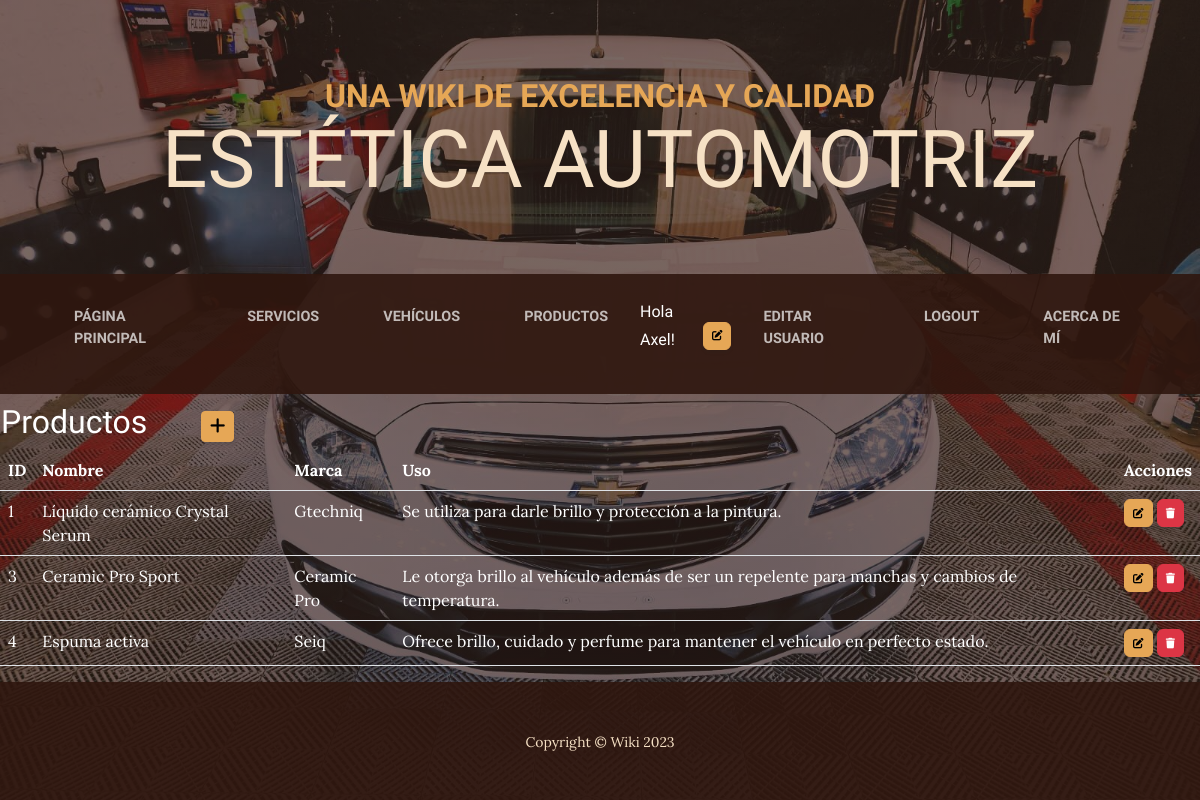
The page /productos/ (signed in) on the database its author committed.
### aplicacion/models.py (models this page shows, shortened)
class Producto(models.Model):
    nombre = models.CharField(max_length=30)
    marca = models.CharField(max_length=30)
    uso = models.CharField(max_length=200)

### aplicacion/views.py (the view)
# urls.py: path('productos/', ProductoList.as_view(), name="productos" ),
class ProductoList(ListView):
    model = Producto

### aplicacion/templates/aplicacion/producto_list.html (shortened to what this page needs)
{% extends 'aplicacion/base.html' %}
{% load static %}
{% block contenido %}
<table>
    <tr>
        <td width="200"><h2>Productos</h2></td>
        <td>
            <a
            href="{% url 'create_producto' %}"
            class="btn btn-primary btn-sm"
            >
            </a>
        </td>
    </tr>
</table>
<table class="table table-striped">
    <thead>
        <tr>
            <th>ID</th>
            <th>Nombre</th>
            <th>Marca</th>
            <th>Uso</th>
            <th>Acciones</th>
        </tr>
    </thead>
    <tbody>
    {% for producto in producto_list %}
    <tr>
        <td>{{ producto.id }}</td>
        <td>{{ producto.nombre }}</td>
        <td>{{ producto.marca }}</td>
        <td>{{ producto.uso }}</td>
        <td>
            <a
              href="{% url 'update_producto' producto.id %}"
              class="btn btn-primary"
              style="--bs-btn-padding-y: .25rem; --bs-btn-padding-x: .5rem; --bs-btn-font-size: .75rem;"
              >
            </a>
            <a
              href="{% url 'delete_producto' producto.id %}"
              class="btn btn-danger"
              style="--bs-btn-padding-y: .25rem; --bs-btn-padding-x: .5rem; --bs-btn-font-size: .75rem;"
              >
            </a>
          </td>
    </tr>
    {% endfor %}
    </tbody>
</table>
{% endblock contenido %}

### aplicacion/templates/aplicacion/base.html (shortened to what this page needs)
<!DOCTYPE html>
<html lang="en">
    {% load static %}
    <head>
        <link href="{% static 'aplicacion/css/styles.css' %}" rel="stylesheet" />
        <link rel="stylesheet" href="https://cdnjs.cloudflare.com/ajax/libs/font-awesome/6.4.0/css/all.min.css">
    </head>
    <body>
        <header>
            <h1 class="site-heading text-center text-faded d-none d-lg-block">
                <span class="site-heading-upper text-primary mb-3">Una Wiki de excelencia y calidad</span>
                <span class="site-heading-lower">Estética Automotriz</span>
            </h1>
        </header>
        <nav class="navbar navbar-expand-lg navbar-dark py-lg-4" id="mainNav">
            <div class="container">
                <div class="collapse navbar-collapse" id="navbarSupportedContent">
                    <ul class="navbar-nav mx-auto">
                        <li class="nav-item px-lg-4"><a class="nav-link text-uppercase" href="{% url 'home' %}">Página principal</a></li>
                        {% if user.is_authenticated %}
                            <li class="nav-item px-lg-4"><a class="nav-link text-uppercase" href="{% url 'servicios' %}">Servicios</a></li>
                            <li class="nav-item px-lg-4"><a class="nav-link text-uppercase" href="{% url 'vehiculos' %}">Vehículos</a></li>
                            <li class="nav-item px-lg-4"><a class="nav-link text-uppercase" href="{% url 'productos' %}">Productos</a></li>
                            <p style="color: white">Hola {{user.username}}!</p>
                            <div class="text-center">
                                <a
                                    href="{% url 'agregar_avatar' %}"
                                    class="btn btn-primary"
                                    style="--bs-btn-padding-y: .25rem; --bs-btn-padding-x: .5rem; --bs-btn-font-size: .75rem;"
                                    >
                                </a>
                            </div>
                            <li class="nav-item px-lg-4"><a class="nav-link text-uppercase" href="{% url 'editar_usuario' %}">Editar usuario</a></li>
                            <li class="nav-item px-lg-4"><a class="nav-link text-uppercase" href="{% url 'logout' %}">Logout</a></li>
                        {% else %}
                            <li class="nav-item px-lg-4"><a class="nav-link text-uppercase" href="{% url 'login' %}">Login</a></li>
                            <li class="nav-item px-lg-4"><a class="nav-link text-uppercase" href="{% url 'registro' %}">Registro</a></li>
                        {% endif %}
                        <li class="nav-item px-lg-4"><a class="nav-link text-uppercase" href="{% url 'acerca_de' %}">Acerca de mí</a></li>
                    </ul>
                </div>
            </div>
        </nav>
        {% block contenido %}
        {% endblock contenido %}
        <footer class="footer text-faded text-center py-5">
            <div class="container"><p class="m-0 small">Copyright &copy; Wiki 2023</p></div>
        </footer>
    </body>
</html>

### rows shown on the page
Producto: id "1", nombre "Líquido cerámico Crystal Serum", marca "Gtechniq", uso "Se utiliza para darle brillo y protección a la pintura."
Producto: id "3", nombre "Ceramic Pro Sport", marca "Ceramic Pro", uso "Le otorga brillo al vehículo además de ser un repelente para manchas y cambios de temperatura."
Producto: id "4", nombre "Espuma activa", marca "Seiq", uso "Ofrece brillo, cuidado y perfume para mantener el vehículo en perfecto estado."

### other values the page prints
{{ user.username }} "Axel"
